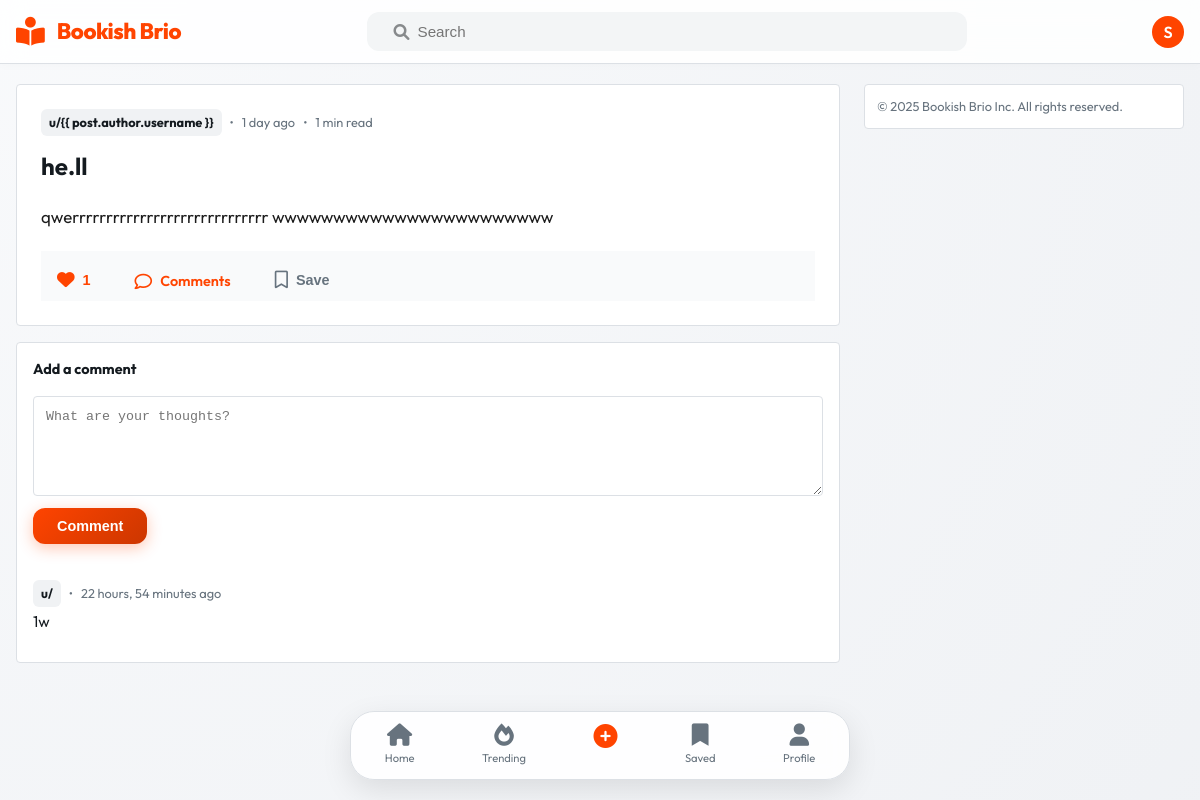
Page /post/2/ (signed in) on the committed database.
### home/models.py (models this page shows, shortened)
class Post(models.Model):
    title = models.CharField(max_length=200)
    content = models.TextField()
    image = models.ImageField(
        upload_to='posts/',
        blank=True,
        null=True,
        help_text="Optional cover image for the post"
    )
    author = models.ForeignKey(
        User,
        on_delete=models.CASCADE,
        related_name='posts'
    )
    likes = models.ManyToManyField(
        User,
        related_name='liked_posts',
        blank=True,
        help_text="Users who liked this post"
    )
    tags = models.ManyToManyField('Tag', blank=True, related_name='posts', help_text="Tags for this post")
    created_at = models.DateTimeField(auto_now_add=True)
    def total_likes(self):
        return self.likes.count()
    def reading_time(self):
        import math
        words = len(strip_tags(self.content).split())
        minutes = math.ceil(words / 200)
        return f"{minutes} min read"

class Comment(models.Model):
    post = models.ForeignKey(
        Post,
        on_delete=models.CASCADE,
        related_name='comments'
    )
    author = models.ForeignKey(User, on_delete=models.CASCADE)
    content = models.TextField()
    created_at = models.DateTimeField(auto_now_add=True)

### home/views.py (the view)
# urls.py: path('post/<int:pk>/', views.post_detail, name='post_detail'),
def post_detail(request, pk):
    post = get_object_or_404(Post, pk=pk)
    comments = post.comments.all()
    images = post.images.all()
    if request.method == "POST":
        comment_form = CommentForm(request.POST)
        if comment_form.is_valid():
            comment = comment_form.save(commit=False)
            comment.post = post
            comment.author = request.user
            comment.save()
            messages.success(request, 'Comment added successfully!')
            return redirect('post_detail', pk=post.pk)
    else:
        comment_form = CommentForm()
    is_bookmarked = False
    if request.user.is_authenticated:
        is_bookmarked = Bookmark.objects.filter(user=request.user, post=post).exists()
    return render(request, 'home/post_detail.html', {
        'post': post,
        'comments': comments,
        'comment_form': comment_form,
        'images': images,
        'is_bookmarked': is_bookmarked
    })

### home/forms.py
class CommentForm(forms.ModelForm):
    class Meta:
        model = Comment
        fields = ['content']
        widgets = {
            'content': forms.Textarea(attrs={
                'rows': 4,
                'placeholder': 'Write your comment here...'
            })
        }

### home/templates/home/post_detail.html (shortened to what this page needs)
{% extends "home/base.html" %}
{% block content %}
<article class="detail-card">
    <div class="detail-body">
        <div class="post-meta">
            <a href="{% url 'public_profile' post.author.username %}" class="post-author">u/{{ post.author.username
                }}</a>
            <span>•</span>
            <span>{{ post.created_at|timesince }} ago</span>
            {% if post.reading_time %}
            <span>•</span>
            <span>{{ post.reading_time }}</span>
            {% endif %}
        </div>
        <h1 style="font-size: 1.5rem; font-weight: 700; margin: 12px 0;">{{ post.title }}</h1>
        <div class="post-full-content">
            {{ post.content|safe }}
        </div>
        <div class="post-actions" style="border-top: 1px solid var(--border-light); padding: 12px 0 0 0;">
            <form action="{% url 'like_post' post.pk %}" method="POST" class="like-form">
                <button type="submit" class="action-btn {% if user in post.likes.all %}active{% endif %}">
                    <i class="{% if user in post.likes.all %}fas{% else %}far{% endif %} fa-heart"></i>
                    <span class="count">{{ post.total_likes }}</span>
                </button>
            </form>
            <div class="action-btn active" style="cursor: default;">
                <i class="far fa-comment"></i>
                <span>{{ post.comment_count }} Comments</span>
            </div>
            {% if user.is_authenticated %}
            <form action="{% url 'bookmark_post' post.pk %}" method="POST" class="bookmark-form">
                <button type="submit" class="action-btn {% if post.is_bookmarked %}active{% endif %}">
                    <i class="{% if post.is_bookmarked %}fas{% else %}far{% endif %} fa-bookmark"></i>
                    <span>{% if post.is_bookmarked %}Saved{% else %}Save{% endif %}</span>
                </button>
            </form>
            {% endif %}
        </div>
    </div>
</article>
<section class="comment-section">
    <h3 style="font-size: 0.9rem; font-weight: 700; margin-bottom: 16px;">Add a comment</h3>
    {% if user.is_authenticated %}
    <form method="post" class="comment-form">
        <textarea name="content" placeholder="What are your thoughts?" required></textarea>
        <button type="submit" class="btn-orange">Comment</button>
    </form>
    {% endif %}
    <div class="comments-list" style="margin-top: 24px;">
        {% for comment in post.comments.all %}
        <div class="comment-item">
            <div class="post-meta" style="margin-bottom: 4px;">
                <a href="{% url 'public_profile' comment.user.username %}" class="post-author"
                    style="font-size: 0.8rem;">u/{{ comment.user.username }}</a>
                <span>•</span>
                <span style="font-size: 0.8rem;">{{ comment.created_at|timesince }} ago</span>
            </div>
            <div style="font-size: 0.95rem;">{{ comment.content }}</div>
        </div>
        {% empty %}
        <p style="text-align: center; color: var(--text-meta); padding: 20px; font-size: 0.9rem;">No comments yet.</p>
        {% endfor %}
    </div>
</section>
{% endblock %}

### home/templates/home/base.html (shortened to what this page needs)
{% load static %}
<!DOCTYPE html>
<html lang="en">
<head>
    <link rel="stylesheet" href="https://cdnjs.cloudflare.com/ajax/libs/font-awesome/6.0.0-beta3/css/all.min.css">
    <link rel="stylesheet" href="{% static 'home/css/main.css' %}">
</head>
<body>
    <header class="header">
        <div class="header-content">
            <a href="{% url 'index' %}" class="logo-link">
                <i class="fas fa-book-reader fa-lg"></i>
                <h1>Bookish Brio</h1>
            </a>
            <div class="search-container">
                <form action="{% url 'search_enhanced' %}" method="get" class="search-form">
                    <i class="fas fa-search" style="color: #878a8c; margin-left: 10px;"></i>
                    <input type="text" name="q" placeholder="Search" value="{{ request.GET.q|default:'' }}">
                </form>
            </div>
            <div class="header-actions">
                {% if user.is_authenticated %}
                <a href="{% url 'profile' %}" class="user-avatar-link" style="text-decoration: none;">
                    <div class="user-avatar"
                        style="width: 32px; height: 32px; border-radius: 50%; background: var(--primary); color: white; display: flex; align-items: center; justify-content: center; font-weight: 600;">
                        {{ user.username|first|upper }}
                    </div>
                </a>
                {% else %}
                <a href="{% url 'login' %}" class="btn-orange">Log In</a>
                {% endif %}
            </div>
        </div>
    </header>
    <main class="main-container">
        <section class="content-feed">
            {% block content %}{% endblock %}
        </section>
        <aside class="sidebar">
            {% block sidebar %}
            <div
                style="background: white; border: 1px solid var(--border); border-radius: 4px; padding: 12px; box-shadow: var(--shadow-sm);">
                <p style="font-size: 0.8rem; color: var(--text-meta);">© 2025 Bookish Brio Inc. All rights reserved.</p>
            </div>
            {% endblock %}
        </aside>
    </main>
    <nav class="bottom-nav">
        <a href="{% url 'index' %}" class="nav-item">
            <i class="fas fa-home"></i>
            <span>Home</span>
        </a>
        <a href="{% url 'trending' %}" class="nav-item">
            <i class="fas fa-fire"></i>
            <span>Trending</span>
        </a>
        <a href="{% url 'add_post' %}" class="nav-item">
            <i class="fas fa-plus-circle" style="font-size: 1.5rem; color: var(--primary);"></i>
        </a>
        <a href="{% url 'bookmarks' %}" class="nav-item">
            <i class="fas fa-bookmark"></i>
            <span>Saved</span>
        </a>
        <a href="{% url 'profile' %}" class="nav-item">
            <i class="fas fa-user"></i>
            <span>Profile</span>
        </a>
    </nav>
</body>
</html>

### home/static/home/css/main.css (style rules this page uses)
:root { --primary: hsl(16, 100%, 50%); --primary-dark: hsl(16, 100%, 40%); --primary-light: hsl(16, 100%, 65%); --accent: hsl(210, 100%, 50%); --bg-body: hsl(215, 20%, 95%); --bg-card: hsl(0, 0%, 100%); --bg-glass: hsla(0, 0%, 100%, 0.85); --text-main: hsl(210, 20%, 10%); --text-meta: hsl(210, 10%, 45%); --border: hsl(210, 15%, 88%); --border-hover: hsl(210, 15%, 80%); --shadow-soft: 0 4px 20px -5px rgba(0, 0, 0, 0.08); --shadow-premium: 0 10px 30px -10px rgba(0, 0, 0, 0.12); --transition: all 0.3s cubic-bezier(0.4, 0, 0.2, 1); --container-max: 800px; }
* { margin: 0; padding: 0; box-sizing: border-box; -webkit-font-smoothing: antialiased; }
body { font-family: 'Outfit', 'Inter', -apple-system, sans-serif; background: radial-gradient(circle at top left, hsl(215, 30%, 98%), var(--bg-body)); color: var(--text-main); line-height: 1.5; padding-bottom: 80px; min-height: 100vh; }
.header { background: var(--bg-glass); backdrop-filter: blur(12px); -webkit-backdrop-filter: blur(12px); border-bottom: 1px solid var(--border); padding: 12px 16px; position: sticky; top: 0; z-index: 1000; box-shadow: 0 2px 10px rgba(0,0,0,0.02); }
.header-content { max-width: 1200px; margin: 0 auto; display: flex; align-items: center; justify-content: space-between; gap: 1.5rem; }
.logo-link { text-decoration: none; display: flex; align-items: center; gap: 0.75rem; color: var(--primary); transition: var(--transition); }
.logo-link i { font-size: 1.8rem; }
.logo-link h1 { font-size: 1.4rem; font-weight: 800; letter-spacing: -0.5px; display: none; }
@media (min-width: 640px) { .logo-link h1 { display: block; } }
.search-container { flex: 1; max-width: 600px; }
.search-form { background: hsl(210, 15%, 96%); border: 1.5px solid transparent; border-radius: 12px; display: flex; align-items: center; padding: 0 16px; transition: var(--transition); }
.search-form input { background: transparent; border: none; padding: 10px 8px; width: 100%; outline: none; font-size: 0.95rem; color: var(--text-main); }
.btn-orange { background: linear-gradient(135deg, var(--primary), var(--primary-dark)); color: white; padding: 10px 24px; border-radius: 12px; font-weight: 700; text-decoration: none; font-size: 0.9rem; border: none; cursor: pointer; transition: var(--transition); display: inline-flex; align-items: center; justify-content: center; box-shadow: 0 4px 15px hsla(16, 100%, 50%, 0.3); }
.main-container { max-width: 1200px; margin: 0 auto; padding: 20px 16px; display: grid; grid-template-columns: 1fr; gap: 24px; }
@media (min-width: 992px) { .main-container { grid-template-columns: 1fr 320px; } }
@media (min-width: 992px) { .sidebar { display: block; } }
.post-meta { font-size: 0.8rem; color: var(--text-meta); margin-bottom: 12px; display: flex; align-items: center; gap: 8px; }
.post-author { color: var(--text-main); font-weight: 700; text-decoration: none; padding: 4px 8px; background: hsl(210, 15%, 95%); border-radius: 6px; transition: var(--transition); }
.post-actions { display: flex; padding: 8px 12px; gap: 12px; background: hsl(210, 15%, 98%); border-top: 1px solid var(--border); }
.action-btn { background: transparent; border: none; padding: 8px 16px; border-radius: 8px; color: var(--text-meta); font-size: 0.9rem; font-weight: 600; display: flex; align-items: center; gap: 8px; cursor: pointer; transition: var(--transition); }
.action-btn.active { color: var(--primary); }
.action-btn i { font-size: 1.1rem; }
.bottom-nav { position: fixed; bottom: 20px; left: 50%; transform: translateX(-50%); width: calc(100% - 32px); max-width: 500px; background: rgba(255, 255, 255, 0.9); backdrop-filter: blur(10px); border: 1px solid var(--border); border-radius: 24px; display: flex; justify-content: space-around; padding: 12px 0; z-index: 1000; box-shadow: 0 10px 30px rgba(0,0,0,0.1); }
.nav-item { display: flex; flex-direction: column; align-items: center; text-decoration: none; color: var(--text-meta); font-size: 0.7rem; gap: 4px; transition: var(--transition); }
.nav-item i { font-size: 1.4rem; }

### rows in the picture
Post: created_at "1 day", reading_time "1 min read", title "he.ll", content "qwerrrrrrrrrrrrrrrrrrrrrrrrrrrrr wwwwwwwwwwwwwwwwwwwwwww", total_likes "1"
Comment: created_at "22 hours, 54 minutes", content "1w"

### other values in the picture
{{ user.username|first|upper }} "S"
